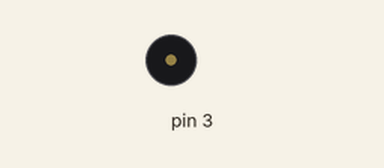
Simulated run of this sketch. Board: Arduino Uno, built with avr-gcc and run on an emulated ATmega328P. Parts: buzzer (waves = sounding).

Above: at 1.4 s.
At 7.95 s:
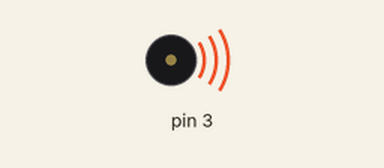
Timing chart, 0 to 8.5 s (numbered marks = the images above):
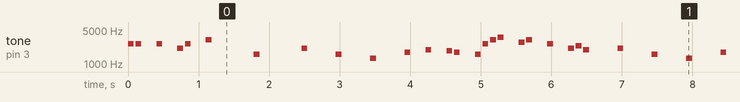

The sketch:

Piezo_song_Mario.ino
```cpp
// Mario theme song on piezo buzzer

#include "pitches.h"  // Include pitches.h file with note frequencies

int melody[] = {
  NOTE_E7, NOTE_E7, 0, NOTE_E7,
  0, NOTE_C7, NOTE_E7, 0,
  NOTE_G7, 0, 0,  0,
  NOTE_G6, 0, 0, 0,
  NOTE_C7, 0, 0, NOTE_G6,
  0, 0, NOTE_E6, 0,
  0, NOTE_A6, 0, NOTE_B6,
  0, NOTE_AS6, NOTE_A6, 0,
  NOTE_G6, NOTE_E7, NOTE_G7,
  NOTE_A7, 0, NOTE_F7, NOTE_G7,
  0, NOTE_E7, 0, NOTE_C7,
  NOTE_D7, NOTE_B6, 0, 0,
  NOTE_C7, 0, 0, NOTE_G6,
  0, 0, NOTE_E6, 0,
  0, NOTE_A6, 0, NOTE_B6,
  0, NOTE_AS6, NOTE_A6, 0,
  NOTE_G6, NOTE_E7, NOTE_G7,
  NOTE_A7, 0, NOTE_F7, NOTE_G7,
  0, NOTE_E7, 0, NOTE_C7,
  NOTE_D7, NOTE_B6, 0, 0
};

int noteDurations[] = {
  12, 12, 12, 12,
  12, 12, 12, 12,
  12, 12, 12, 12,
  12, 12, 12, 12,
  12, 12, 12, 12,
  12, 12, 12, 12,
  12, 12, 12, 12,
  12, 12, 12, 12,
  12, 12, 12, 12,
  12, 12, 12, 12,
  12, 12, 12, 12,
  12, 12, 12, 12,
  12, 12, 12, 12,
  12, 12, 12, 12,
  12, 12, 12, 12,
  12, 12, 12, 12,
  12, 12, 12, 12,
  12, 12, 12, 12,
  12, 12, 12, 12
};

void setup() {
  //no setup
}

void loop() {
  for (int thisNote = 0; thisNote < sizeof(melody)/sizeof(melody[0]); thisNote++) {
    int noteDuration = 1000 / noteDurations[thisNote];
    if (melody[thisNote] == 0) {
      delay(noteDuration); // pause for rest notes
    } else {
      tone(3, melody[thisNote], noteDuration);
    }
    int pauseBetweenNotes = noteDuration * 1.30;
    delay(pauseBetweenNotes);
    noTone(3);
  }
  delay(2000); // delay before replaying
}
```

Measured:
- by itself, tone on pin 3: plays 2637 Hz for 0.08 s, 2637 Hz for 0.08 s, 2637 Hz for 0.08 s, 2093 Hz for 0.08 s, 2637 Hz for 0.08 s, 3136 Hz for 0.08 s … (410 notes in this stretch)
